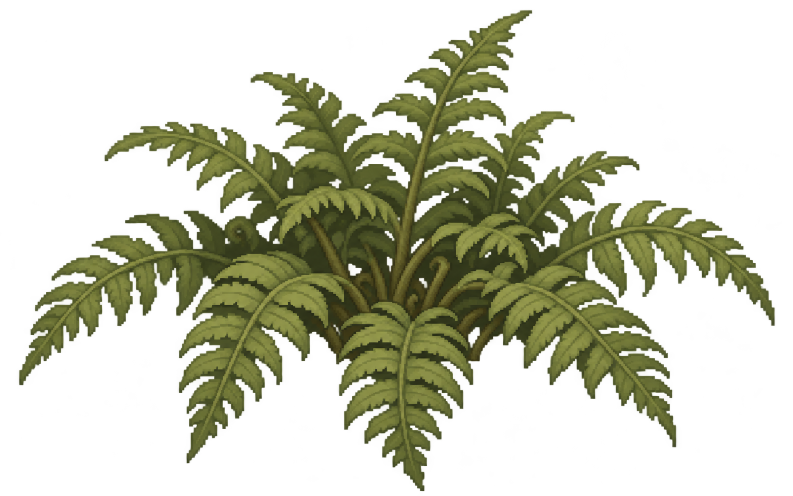
#> input picture tools/art/low-fern-redraw.png, 1586 x 992 px (shown at 1/2 size); its folder holds only this picture in this run
$ python -i plant_pixel_art.py   (imports and definitions only)
#> lines starting #> are read from the running program, lines starting #| are printed output that depends on the picture; after the words box and inside, x2 and y2 are one past the last pixel; in counts of white or black regions, pixels touching at a corner belong together
"""Deterministic cleanup for the PlantsPixelIt sprites.

The reference sheet has an antialiased white silhouette.  Pixel It turns that
antialiased rim into the lightest palette colors, which reads as a white
outline in game.  These helpers replace the rim with the nearest real plant
color and downscale with premultiplied alpha so transparency cannot bleed
back into the sprite.
"""

from __future__ import annotations

from collections import deque

import numpy as np
from PIL import Image, ImageFilter


# The two light colors that form the cutout rim in the source palette.
RIM_COLORS = np.array(
    [
        [230, 228, 184],
        [215, 190, 170],
    ],
    dtype=np.int16,
)


def _alpha_band(alpha: Image.Image, rings: int = 2) -> tuple[np.ndarray, np.ndarray]:
    """Return the opaque mask and its outermost `rings` pixel bands."""
    opaque_image = alpha.point(lambda value: 255 if value > 0 else 0)
    opaque = np.asarray(opaque_image) > 0
    band = np.zeros_like(opaque)
    current = opaque_image

    for _ in range(rings):
        eroded = current.filter(ImageFilter.MinFilter(3))
        eroded_mask = np.asarray(eroded) > 0
        band |= (np.asarray(current) > 0) & ~eroded_mask
        current = eroded

    return opaque, band


def _fill_from_nearest_plant_color(
    rgb: np.ndarray,
    opaque: np.ndarray,
    replace: np.ndarray,
    seed_block: np.ndarray | None = None,
) -> np.ndarray:
    """Replace marked pixels with the nearest unmarked opaque pixel color."""
    replace = replace & opaque
    seeds = opaque & ~replace
    if seed_block is not None:
        seeds &= ~seed_block
    if not replace.any() or not seeds.any():
        return rgb

    height, width = opaque.shape
    owner = np.full((height, width, 3), -1, dtype=np.int16)
    queue: deque[tuple[int, int]] = deque()

    for y, x in zip(*np.where(seeds)):
        owner[y, x] = rgb[y, x]
        queue.append((y, x))

    neighbours = (
        (-1, -1),
        (-1, 0),
        (-1, 1),
        (0, -1),
        (0, 1),
        (1, -1),
        (1, 0),
        (1, 1),
    )

    while queue:
        y, x = queue.popleft()
        color = owner[y, x]
        for dy, dx in neighbours:
            ny, nx = y + dy, x + dx
            if (
                0 <= ny < height
                and 0 <= nx < width
                and opaque[ny, nx]
                and owner[ny, nx, 0] < 0
            ):
                owner[ny, nx] = color
                queue.append((ny, nx))

    result = rgb.copy()
    filled = replace & (owner[:, :, 0] >= 0)
    result[filled] = owner[filled]

    # Rare disconnected specks cannot be reached by the connected BFS.  Fill
    # them from the globally nearest seed so no bright rim pixel survives.
    missing = replace & ~filled
    if missing.any():
        seed_coords = np.argwhere(seeds)
        for y, x in np.argwhere(missing):
            distances = ((seed_coords[:, 0] - y) ** 2 + (seed_coords[:, 1] - x) ** 2)
            nearest = seed_coords[int(np.argmin(distances))]
            result[y, x] = rgb[nearest[0], nearest[1]]
    return result


def clean_light_fringe(image: Image.Image, rings: int = 2) -> Image.Image:
    """Remove the light antialias rim while preserving the pixel silhouette."""
    rgba = image.convert("RGBA")
    arr = np.asarray(rgba).copy()
    rgb = arr[:, :, :3].astype(np.int16)
    alpha = Image.fromarray(arr[:, :, 3], "L")

    opaque, band = _alpha_band(alpha, rings)
    exact_rim = np.zeros(opaque.shape, dtype=bool)
    for color in RIM_COLORS:
        exact_rim |= np.all(rgb == color, axis=2)

    minimum = rgb.min(axis=2)
    maximum = rgb.max(axis=2)
    luminance = rgb.mean(axis=2)
    chroma = maximum - minimum
    bright_rim = (luminance >= 187) & (chroma <= 50)

    rim = band & (exact_rim | bright_rim)
    arr[:, :, :3] = _fill_from_nearest_plant_color(
        rgb,
        opaque,
        rim,
        seed_block=exact_rim | bright_rim,
    ).astype(np.uint8)
    return Image.fromarray(arr, "RGBA")


# [48 lines left out: functions outer_rim_count, downscale_pixel_art, not called in this run]

>>> from PIL import Image
>>> picture = Image.open('low-fern-redraw.png')
#> picture is the input picture: PIL image 1586x992 RGBA; mean R, G, B, A 37.2, 39.4, 17.5, 84.2
>>> result = clean_light_fringe(picture)
#> in clean_light_fringe, `rgb = arr[:, :, :3].astype(np.int16)`:
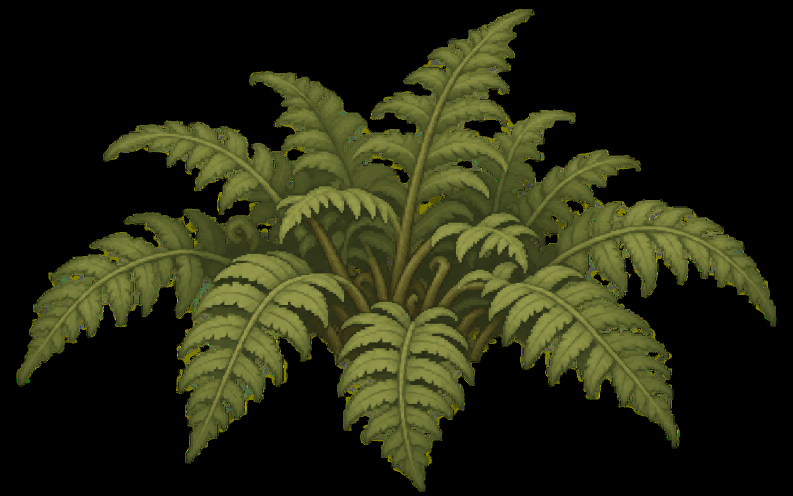
#> rgb: shape (992, 1586, 3) int16 (shown at 1/2 size); mean R, G, B 37.2, 39.4, 17.5
#> in _alpha_band, `opaque_image = alpha.point(lambda value: 255 if value > 0 else 0)`:
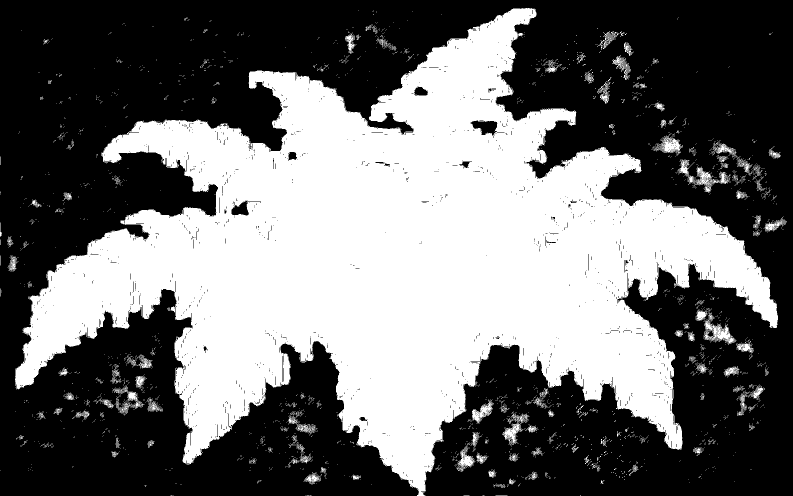
#> opaque_image: PIL image 1586x992 L (shown at 1/2 size); 43.2% white; 4932 white regions (4805 under 20 px), largest, box (x1, y1, x2, y2) and area: (30, 16, 1556, 992) 653498, (1407, 639, 1468, 690) 1230, (1006, 825, 1057, 890) 930
#> after the loop in _alpha_band, `for _ in range(rings):`:
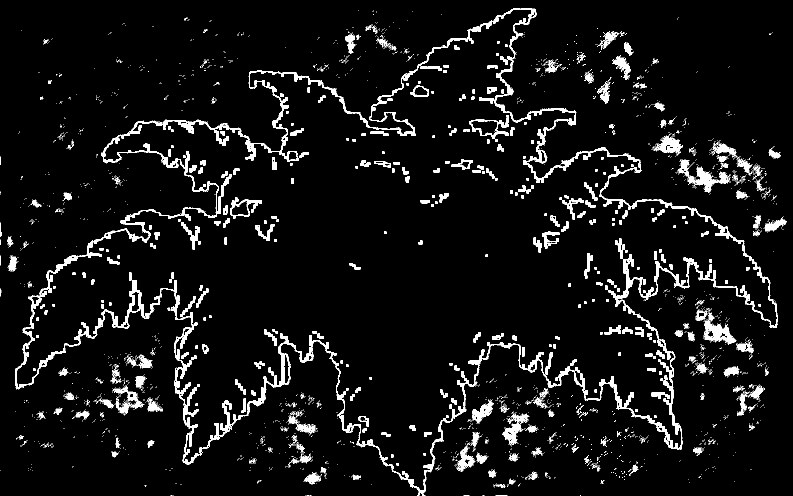
#> band: shape (992, 1586) bool (shown at 1/2 size); 5.6% white in thin lines or dots
#> in clean_light_fringe, `maximum = rgb.max(axis=2)`:
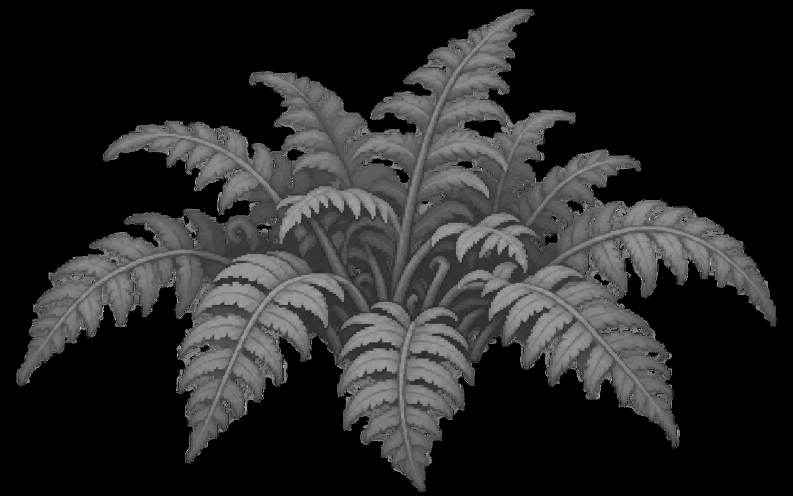
#> maximum: shape (992, 1586) int16 (shown at 1/2 size); min 0, max 255, mean 39.5
#> in clean_light_fringe, `luminance = rgb.mean(axis=2)`:
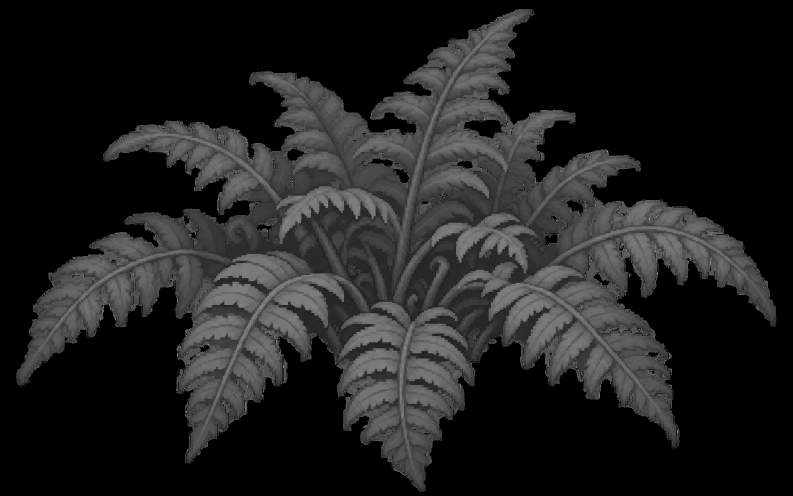
#> luminance: shape (992, 1586) float64 (shown at 1/2 size); min 0, max 255, mean 31.3
#> in clean_light_fringe, `chroma = maximum - minimum`:
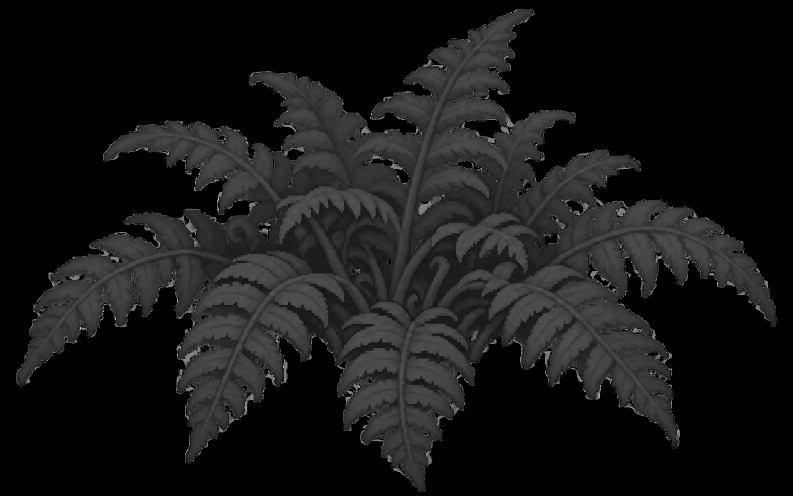
#> chroma: shape (992, 1586) int16 (shown at 1/2 size); min 0, max 255, mean 22
#> in clean_light_fringe, `bright_rim = (luminance >= 187) & (chroma <= 50)`:
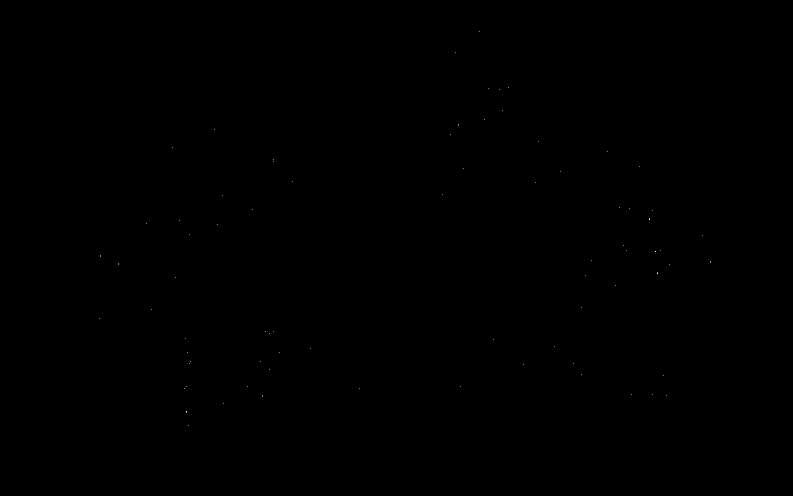
#> bright_rim: shape (992, 1586) bool (shown at 1/2 size); 0.01% white in thin lines or dots, all inside (x1, y1, x2, y2) = (198, 62, 1422, 852)
#> in _fill_from_nearest_plant_color, `seeds = opaque & ~replace`: seeds: shape (992, 1586) bool; 43.2% white; 4932 white regions (4805 under 20 px), largest, box (x1, y1, x2, y2) and area: (30, 16, 1556, 992) 653425, (1407, 639, 1468, 690) 1230, (1006, 825, 1057, 890) 930
#> in _fill_from_nearest_plant_color, `seeds &= ~seed_block`: seeds: shape (992, 1586) bool; 43.2% white; 4932 white regions (4805 under 20 px), largest, box (x1, y1, x2, y2) and area: (30, 16, 1556, 992) 653409, (1407, 639, 1468, 690) 1230, (1006, 825, 1057, 890) 930
#> the loop in _fill_from_nearest_plant_color, `for y, x in zip(*np.where(seeds)):` made 679508 passes
#> (y, x) on passes 1 to 3: (16, 1044), (16, 1050), (16, 1052)
#> the loop in _fill_from_nearest_plant_color, `while queue:` made 679597 passes
#> after the loop in _fill_from_nearest_plant_color, `while queue:`: owner: shape (992, 1586, 3) int16; mean R, G, B 36.6, 38.8, 16.9
#> in _fill_from_nearest_plant_color, `result[filled] = owner[filled]`: result: shape (992, 1586, 3) int16; under 0.01% of pixels changed, all inside (x1, y1, x2, y2) = (198, 62, 1422, 852)

$ run again, on tools/art/canopy-atlas.png
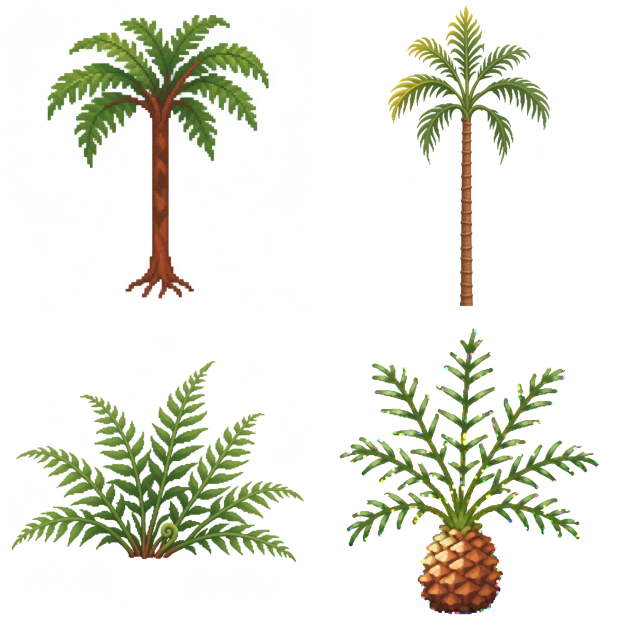
#> input picture tools/art/canopy-atlas.png, 1254 x 1254 px (shown at 1/2 size)
#> picture is the input picture: PIL image 1254x1254 RGBA; mean R, G, B, A 23.3, 28.2, 10.7, 40.7
#> opaque_image: PIL image 1254x1254 L; 27.2% white; 4341 white regions (4142 under 20 px), largest, box (x1, y1, x2, y2) and area: (22, 721, 610, 1125) 114414, (79, 17, 555, 608) 111771, (679, 654, 1200, 1229) 85937
#> after the loop in _alpha_band, `for _ in range(rings):`:
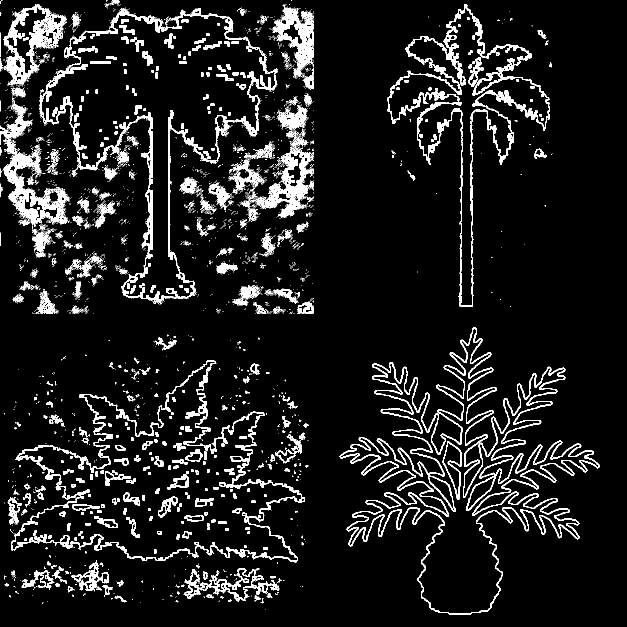
#> band: shape (1254, 1254) bool (shown at 1/2 size); 8.7% white in thin lines or dots
#> bright_rim: shape (1254, 1254) bool; 0.13% white; 318 white regions (263 under 20 px), largest, box (x1, y1, x2, y2) and area: (1169, 901, 1187, 907) 93, (693, 901, 705, 907) 57, (1150, 887, 1162, 893) 52
#> rim: shape (1254, 1254) bool; 0.06% white in thin lines or dots, all inside (x1, y1, x2, y2) = (164, 34, 1200, 1229)
#> the loop in _fill_from_nearest_plant_color, `for y, x in zip(*np.where(seeds)):` made 426743 passes
#> (y, x) on passes 1 to 3: (0, 2), (0, 3), (0, 4)
#> the loop in _fill_from_nearest_plant_color, `while queue:` made 428486 passes
#> in _fill_from_nearest_plant_color, `result[filled] = owner[filled]`:
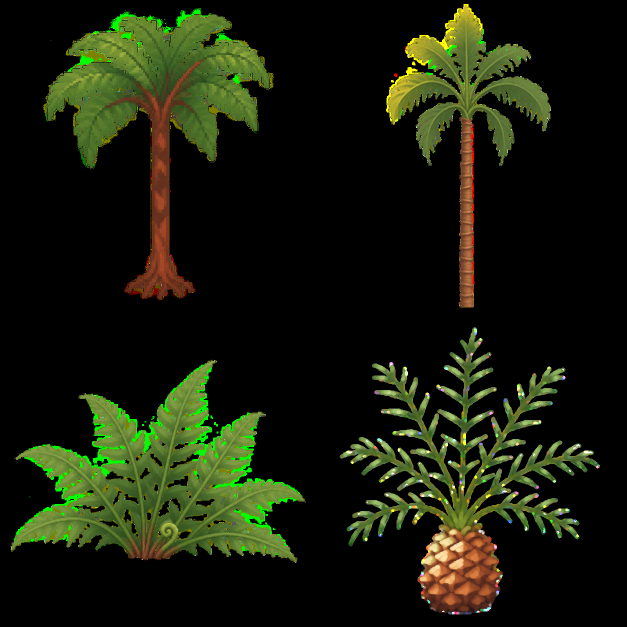
#> result: shape (1254, 1254, 3) int16 (shown at 1/2 size); mean R, G, B 23.2, 28.1, 10.7

$ run again, on tools/art/fern-atlas.png
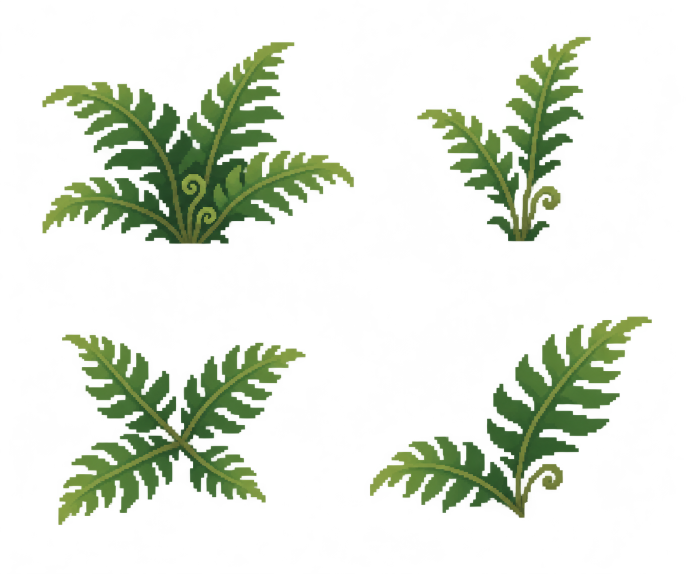
#> input picture tools/art/fern-atlas.png, 1371 x 1147 px (shown at 1/2 size)
#> picture is the input picture: PIL image 1371x1147 RGBA; mean R, G, B, A 19.7, 29.5, 12, 45.9
#> opaque_image: PIL image 1371x1147 L; 46.6% white; 14697 white regions (14404 under 20 px), largest, box (x1, y1, x2, y2) and area: (78, 78, 1371, 881) 282704, (17, 658, 616, 1100) 129028, (727, 629, 1368, 1066) 118186
#> after the loop in _alpha_band, `for _ in range(rings):`:
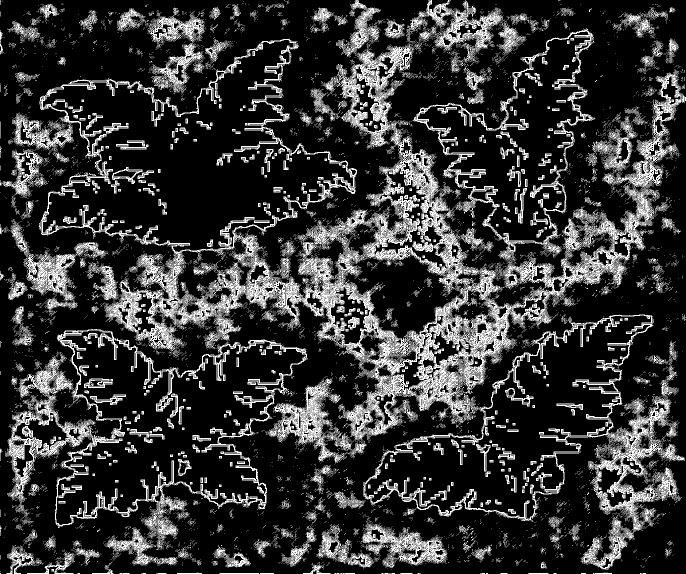
#> band: shape (1147, 1371) bool (shown at 1/2 size); 20.8% white in thin lines or dots
#> in clean_light_fringe, `chroma = maximum - minimum`:
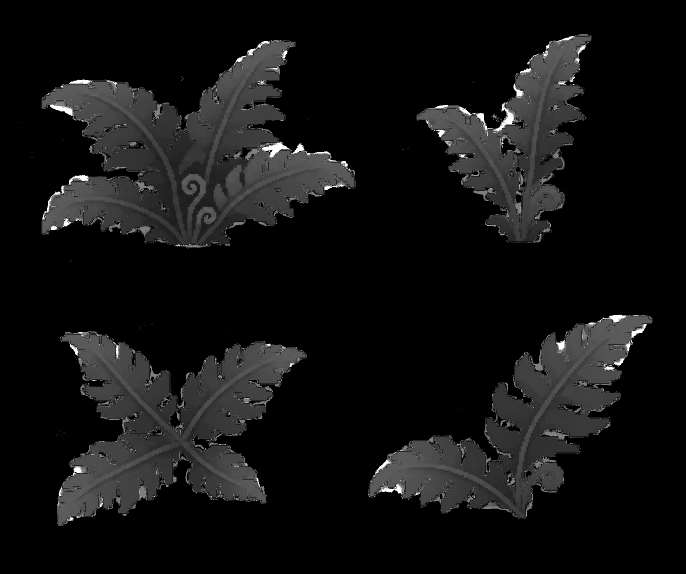
#> chroma: shape (1147, 1371) int16 (shown at 1/2 size); min 0, max 255, mean 17.8
#> bright_rim: shape (1147, 1371) bool; 0.01% white in thin lines or dots, all inside (x1, y1, x2, y2) = (99, 82, 1261, 995)
#> rim: shape (1147, 1371) bool; 0% white in thin lines or dots, all inside (x1, y1, x2, y2) = (99, 82, 1244, 995)
#> the loop in _fill_from_nearest_plant_color, `for y, x in zip(*np.where(seeds)):` made 733000 passes
#> x on passes 1 to 3: 0, 4, 568
#> the loop in _fill_from_nearest_plant_color, `while queue:` made 733086 passes
#> result: shape (1147, 1371, 3) int16; mean R, G, B 19.7, 29.5, 11.9
